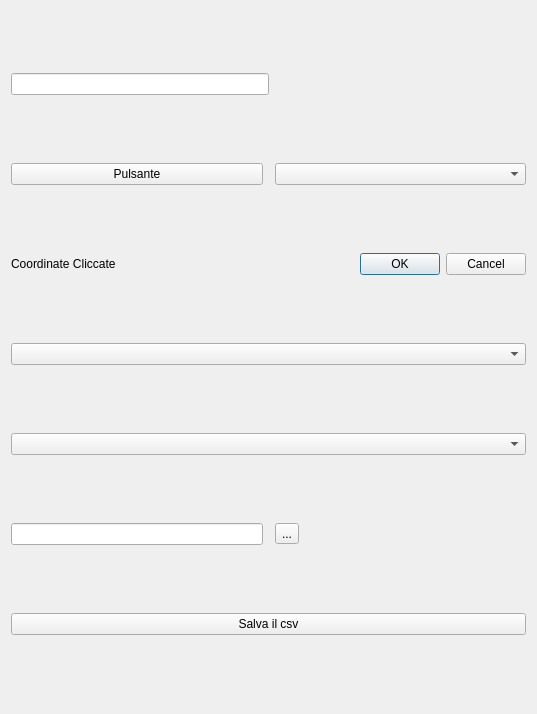
<?xml version="1.0" encoding="UTF-8"?>
<ui version="4.0">
 <class>CoordinateDialogBase</class>
 <widget class="QDialog" name="CoordinateDialogBase">
  <property name="geometry">
   <rect>
    <x>0</x>
    <y>0</y>
    <width>537</width>
    <height>714</height>
   </rect>
  </property>
  <property name="windowTitle">
   <string>Coordinate Cliccate</string>
  </property>
  <layout class="QGridLayout" name="gridLayout">
   <item row="2" column="2">
    <widget class="QDialogButtonBox" name="button_box">
     <property name="orientation">
      <enum>Qt::Horizontal</enum>
     </property>
     <property name="standardButtons">
      <set>QDialogButtonBox::Cancel|QDialogButtonBox::Ok</set>
     </property>
    </widget>
   </item>
   <item row="0" column="0" colspan="2">
    <widget class="QLineEdit" name="lineEdit">
     <property name="toolTip">
      <string>sono una linea</string>
     </property>
     <property name="readOnly">
      <bool>false</bool>
     </property>
    </widget>
   </item>
   <item row="5" column="0" colspan="3">
    <widget class="QgsFieldComboBox" name="mFieldComboBox"/>
   </item>
   <item row="2" column="0">
    <widget class="QLabel" name="label">
     <property name="text">
      <string>Coordinate Cliccate</string>
     </property>
    </widget>
   </item>
   <item row="1" column="0">
    <widget class="QPushButton" name="pushButton">
     <property name="text">
      <string>Pulsante</string>
     </property>
    </widget>
   </item>
   <item row="1" column="2">
    <widget class="QComboBox" name="comboBox"/>
   </item>
   <item row="4" column="0" colspan="3">
    <widget class="QgsMapLayerComboBox" name="layerCombo"/>
   </item>
   <item row="0" column="2">
    <widget class="QgsProjectionSelectionWidget" name="mQgsProjectionSelectionWidget"/>
   </item>
   <item row="6" column="0">
    <widget class="QLineEdit" name="pathLine"/>
   </item>
   <item row="6" column="2">
    <widget class="QToolButton" name="chooseButton">
     <property name="text">
      <string>...</string>
     </property>
    </widget>
   </item>
   <item row="7" column="0" colspan="3">
    <widget class="QPushButton" name="pushButton_2">
     <property name="text">
      <string>Salva il csv</string>
     </property>
    </widget>
   </item>
  </layout>
 </widget>
 <customwidgets>
  <customwidget>
   <class>QgsFieldComboBox</class>
   <extends>QComboBox</extends>
   <header>qgsfieldcombobox.h</header>
  </customwidget>
  <customwidget>
   <class>QgsMapLayerComboBox</class>
   <extends>QComboBox</extends>
   <header>qgsmaplayercombobox.h</header>
  </customwidget>
  <customwidget>
   <class>QgsProjectionSelectionWidget</class>
   <extends>QWidget</extends>
   <header>qgsprojectionselectionwidget.h</header>
  </customwidget>
 </customwidgets>
 <resources/>
 <connections>
  <connection>
   <sender>button_box</sender>
   <signal>accepted()</signal>
   <receiver>CoordinateDialogBase</receiver>
   <slot>accept()</slot>
   <hints>
    <hint type="sourcelabel">
     <x>140</x>
     <y>343</y>
    </hint>
    <hint type="destinationlabel">
     <x>20</x>
     <y>20</y>
    </hint>
   </hints>
  </connection>
  <connection>
   <sender>button_box</sender>
   <signal>rejected()</signal>
   <receiver>CoordinateDialogBase</receiver>
   <slot>reject()</slot>
   <hints>
    <hint type="sourcelabel">
     <x>140</x>
     <y>343</y>
    </hint>
    <hint type="destinationlabel">
     <x>20</x>
     <y>20</y>
    </hint>
   </hints>
  </connection>
  <connection>
   <sender>layerCombo</sender>
   <signal>layerChanged(QgsMapLayer*)</signal>
   <receiver>mFieldComboBox</receiver>
   <slot>setLayer(QgsMapLayer*)</slot>
   <hints>
    <hint type="sourcelabel">
     <x>104</x>
     <y>478</y>
    </hint>
    <hint type="destinationlabel">
     <x>190</x>
     <y>601</y>
    </hint>
   </hints>
  </connection>
 </connections>
</ui>
